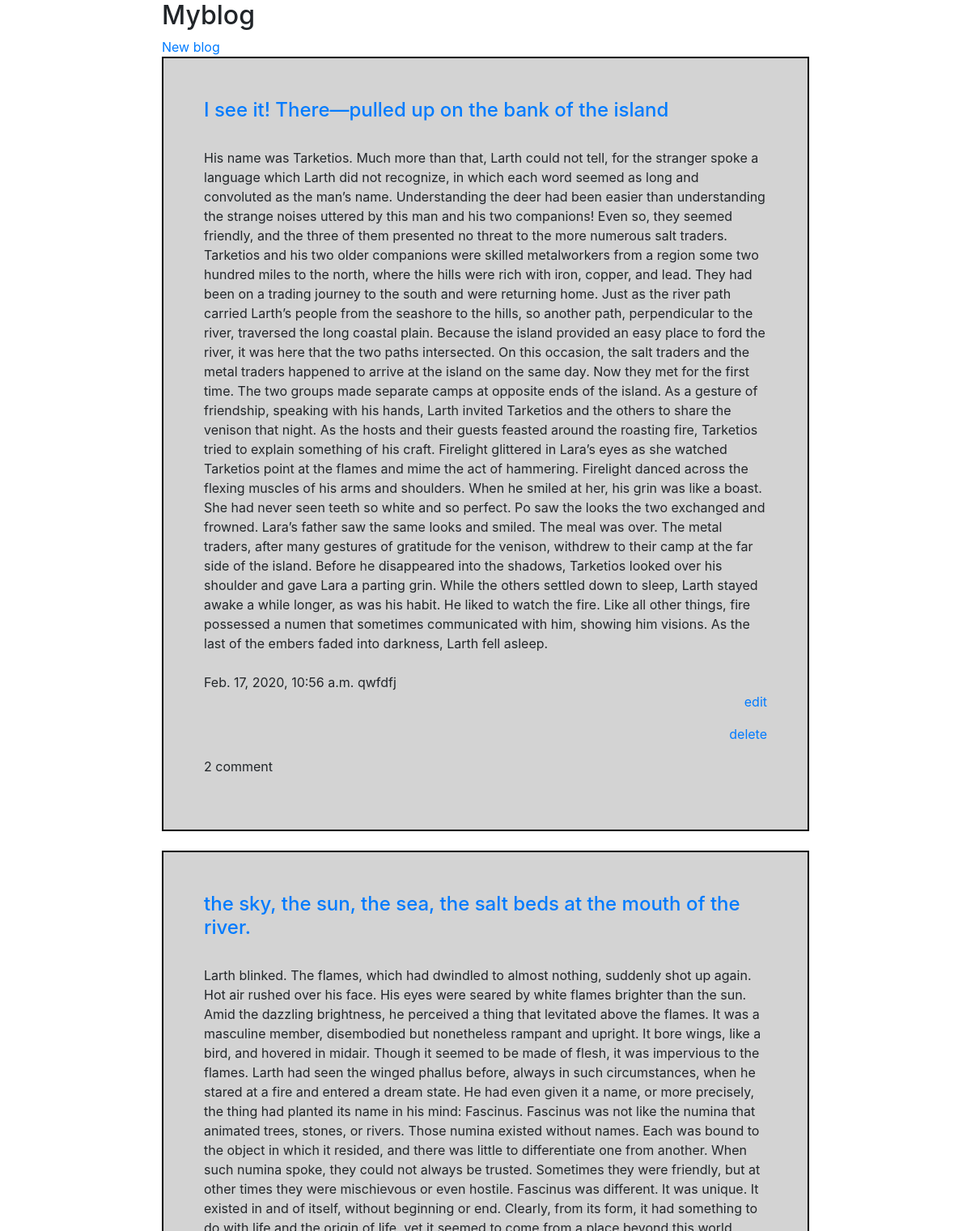
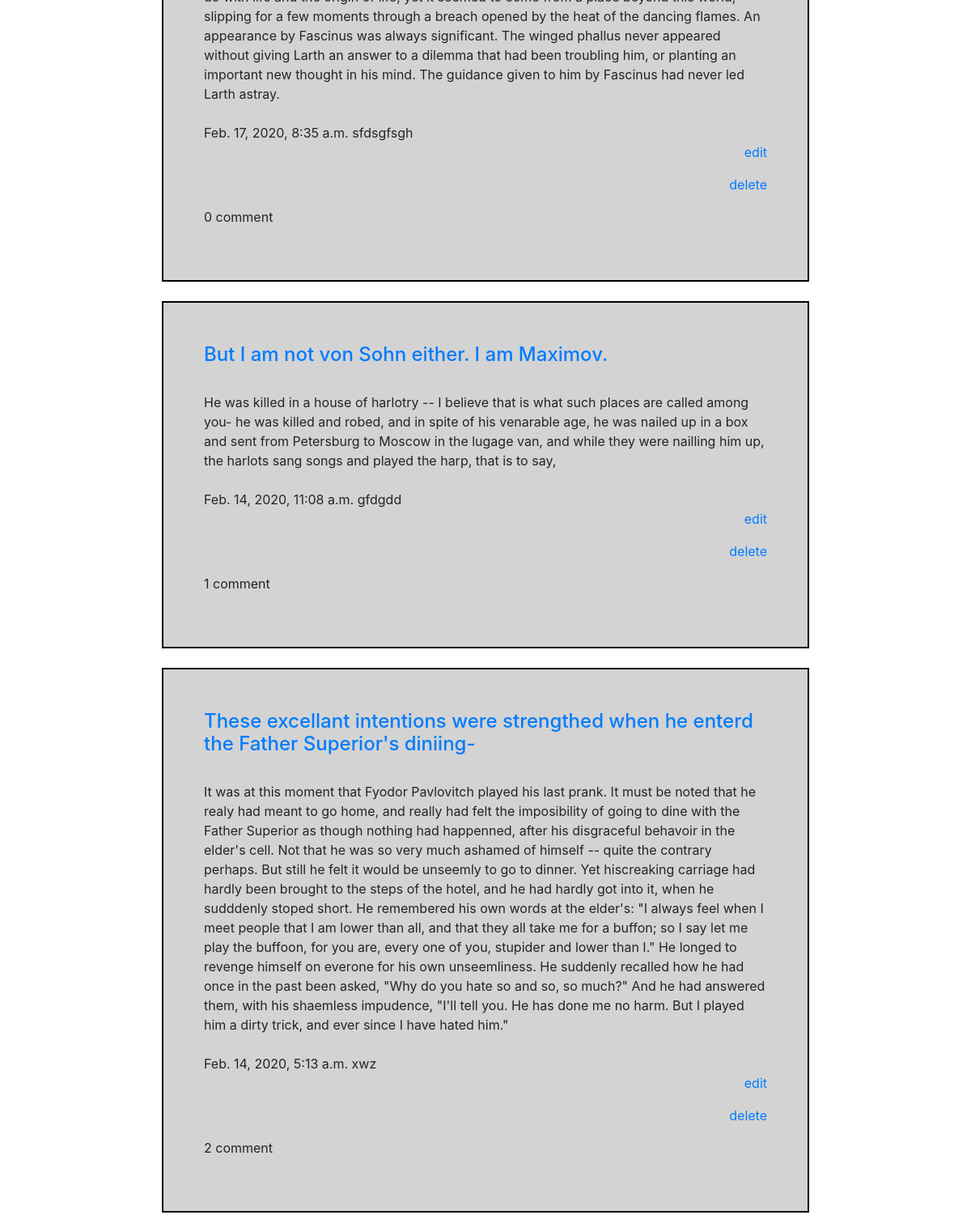
The page /myapp/ on the database its author committed (2 pictures, top to bottom).
### myapp/models.py (models this page shows, shortened)
class Blog(models.Model):
    blog_title = models.CharField(max_length=100)
    blog_text = models.TextField()
    created_on = models.DateTimeField(auto_now_add=True)
    updated_on = models.DateTimeField(auto_now=True)
    user = models.CharField(max_length=100)

class Comment(models.Model):
    comment_text = models.TextField()
    user_rating = models.IntegerField(default=0)
    created_on = models.DateTimeField(auto_now_add=True)
    user = models.CharField(max_length=100)
    blog = models.ForeignKey(Blog, on_delete=models.CASCADE)

### myapp/views.py (the view)
# urls.py: path('', views.index, name='index'),
def index(request):
    blog_list = Blog.objects.order_by('-updated_on')[:5]
    context = { 'blog_list' : blog_list }
    return render(request, 'myapp/index.html', context)

### myapp/templates/myapp/index.html (shortened to what this page needs)
<head>
  <link rel="stylesheet" href="https://maxcdn.bootstrapcdn.com/bootstrap/4.0.0-beta/css/bootstrap.min.css">
</head>
<div class="default">
<h2>Myblog</h2>
<a href="{% url 'getblog'%}">New blog</a>
{% for blog in blog_list %}
    <div class="blog">
    <a href="{% url 'detail' blog.id%}"><h4>{{ blog.blog_title }}</h4></a></br>
    {{ blog.blog_text }}</br></br>
    {{ blog.updated_on }}&nbsp;{{ blog.user }}
    <p align="right"><a href="{% url 'edit' blog.id %}">edit</a></p>
    <p align="right"><a href="{% url 'delete' blog.id %}">delete</a></p>
    <p>{{ blog.comment_set.all|length }} comment</p>
    </div></br>
{% endfor %}
</div>

### myapp/templates/myapp/index.html (style rules this page uses)
div.default { width: 800px; margin: auto; }
div.blog { background-color: lightgrey; border: 2px solid black; padding: 50px; }

### rows shown on the page
Blog: blog_title "I see it! There—pulled up on the bank of the island", blog_text "His name was Tarketios. Much more than that, Larth could not tell, for the stranger spoke a language which Larth did not recognize, in which each word seemed as long and convoluted as the man’s name. Understanding the deer had been easier than understanding the strange noises uttered by this man and his two companions! Even so, they seemed friendly, and the three of them presented no threat to the more numerous salt traders. Tarketios and his two older companions were skilled metalworkers from a region some two hundred miles to the north, where the hills were rich with iron, copper, and lead. They had been on a trading journey to the south and were returning home. Just as the river path…", updated_on "Feb. 17, 2020, 10:56 a.m.", user "qwfdfj", comment_set.all|length "2"
Blog: blog_title "the sky, the sun, the sea, the salt beds at the mouth of the river.", blog_text "Larth blinked. The flames, which had dwindled to almost nothing, suddenly shot up again. Hot air rushed over his face. His eyes were seared by white flames brighter than the sun. Amid the dazzling brightness, he perceived a thing that levitated above the flames. It was a masculine member, disembodied but nonetheless rampant and upright. It bore wings, like a bird, and hovered in midair. Though it seemed to be made of flesh, it was impervious to the flames. Larth had seen the winged phallus before, always in such circumstances, when he stared at a fire and entered a dream state. He had even given it a name, or more precisely, the thing had planted its name in his mind: Fascinus. Fascinus was…", updated_on "Feb. 17, 2020, 8:35 a.m.", user "sfdsgfsgh", comment_set.all|length "0"
Blog: blog_title "But I am not von Sohn either. I am Maximov.", blog_text "He was killed in a house of harlotry -- I believe that is what such places are called among you- he was killed and robed, and in spite of his venarable age, he was nailed up in a box and sent from Petersburg to Moscow in the lugage van, and while they were nailling him up, the harlots sang songs and played the harp, that is to say,", updated_on "Feb. 14, 2020, 11:08 a.m.", user "gfdgdd", comment_set.all|length "1"
Blog: blog_title "These excellant intentions were strengthed when he enterd the Father Superior's diniing-", blog_text "It was at this moment that Fyodor Pavlovitch played his last prank. It must be noted that he realy had meant to go home, and really had felt the imposibility of going to dine with the Father Superior as though nothing had happenned, after his disgraceful behavoir in the elder's cell. Not that he was so very much ashamed of himself -- quite the contrary perhaps. But still he felt it would be unseemly to go to dinner. Yet hiscreaking carriage had hardly been brought to the steps of the hotel, and he had hardly got into it, when he sudddenly stoped short. He remembered his own words at the elder's: \"I always feel when I meet people that I am lower than all, and that they all take me for a…", updated_on "Feb. 14, 2020, 5:13 a.m.", user "xwz", comment_set.all|length "2"
